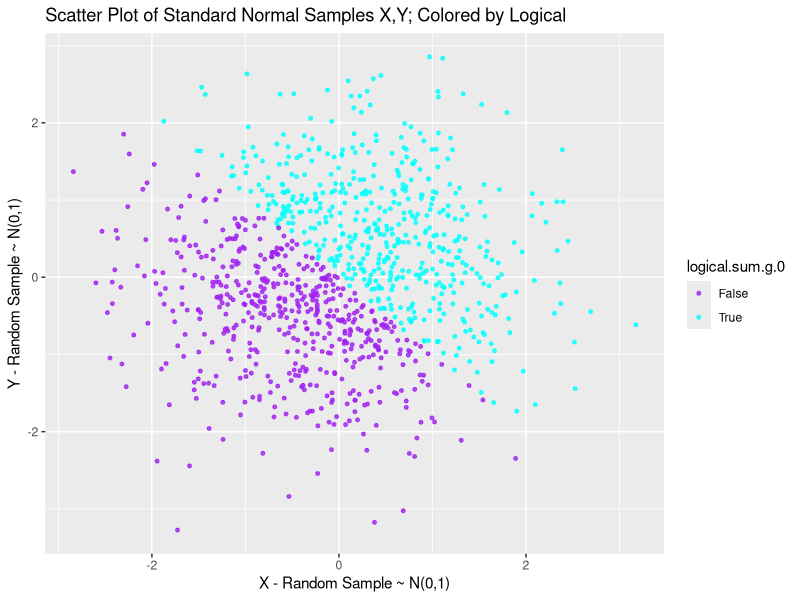
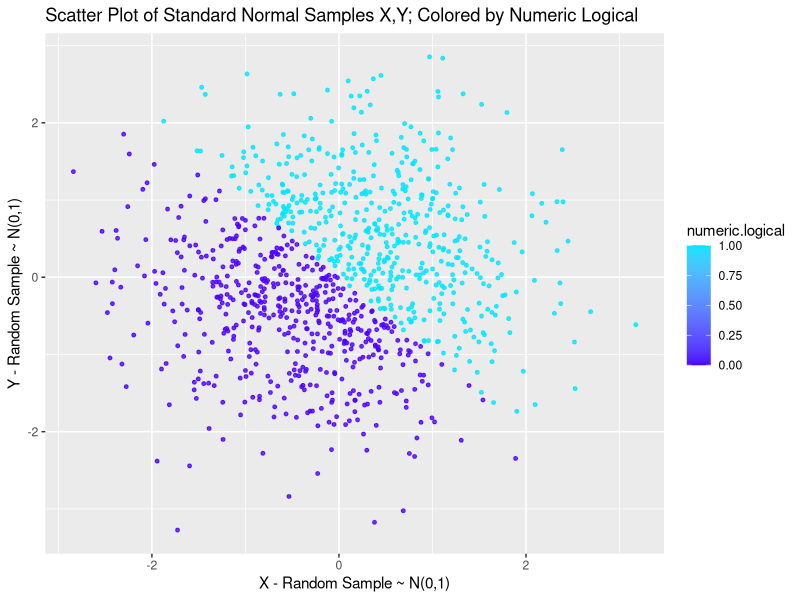
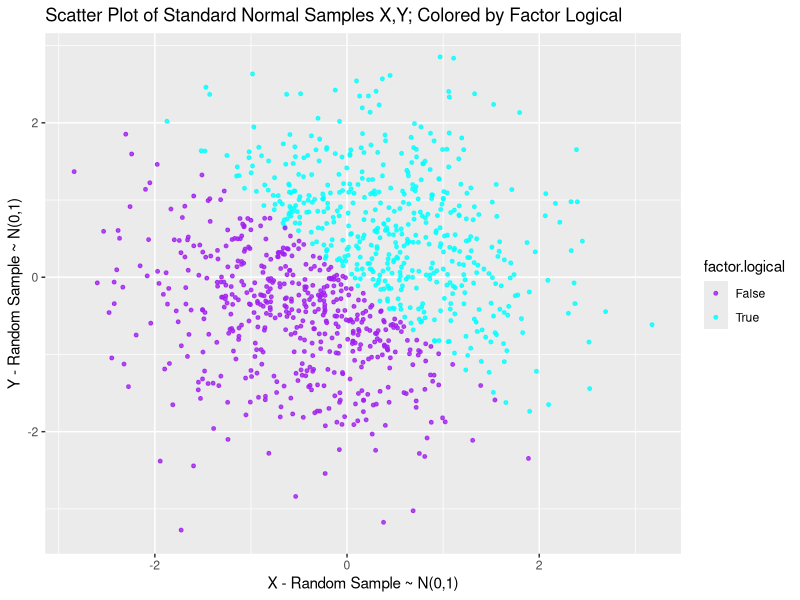
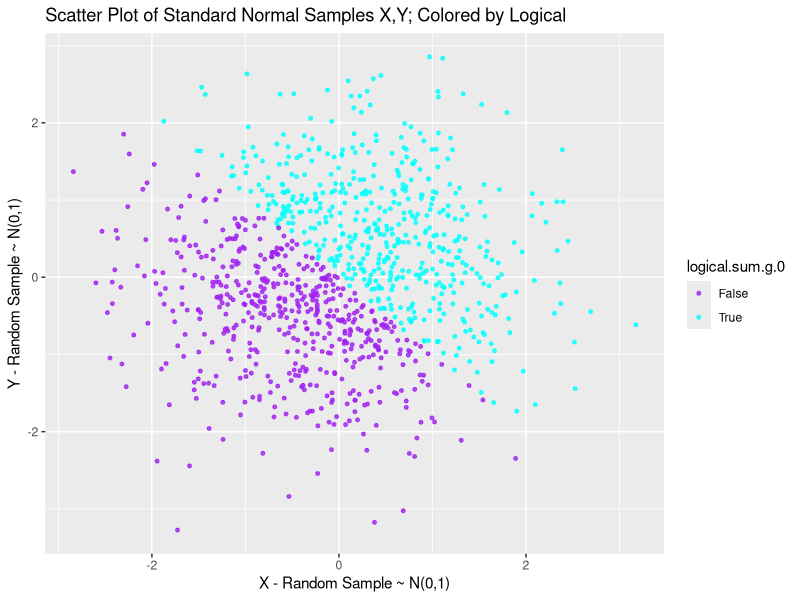

The R source for these figures, in order:
## ---- chunk 1
#Load necessary packages
library(tidyverse)
## ---- chunk 2
#Defining number of rows/observations for our variable types data frame
n.row.types.df <- 10

#Set the seed for reproducibility in random sample
set.seed(24)

#Generate a character sample using strsplit on a generic sample, need unlist to coerce to vector
char.sentence <- "The quick brown fox jumped over the lazy dog"  
char.word.sample <- unlist(strsplit(char.sentence, "[ ]"))

#Creating our data frame with rUnif(0,5), logical, character random sample, and factor vars
variable.types.df <- tibble(
  unif.sample = runif(n.row.types.df, min = 0, max = 5),                  #Random sample 10 rUnif(0,5)
  logical.unif.g.2 = ifelse(unif.sample > 2, TRUE, FALSE),                #Logical, TRUE if rUnif > 2
  char.sample = sample(char.word.sample, n.row.types.df, replace = TRUE), #Random char sample
  factor.sample = as.factor(sample(1:5, n.row.types.df, replace = TRUE))  #Random factor sample, 5 levels
)

#Check the schematics of the data frame for accuracy
str(variable.types.df)

#Visualize the first five observations
head(variable.types.df, 5)
## ---- chunk 3
#Here we use the apply function to apply the mean function to each column var
mean.variable.types <- apply(variable.types.df, 2, mean)

#Apply gives all NA's because last 2 cols are non-numeric, so will compute individually and store as vector
mean.variable.types <- with(variable.types.df, c(mean(unif.sample),
                                               mean(logical.unif.g.2),
                                               mean(char.sample),
                                               mean(factor.sample)))

#Give the vector elements the appropriate names, view the output
names(mean.variable.types) <- colnames(variable.types.df)
mean.variable.types
## ---- chunk 4
#Using the mutate function in dplyr, we will create a new df with coerced numerics
coerced.numeric.df <- variable.types.df %>%
  mutate(numeric.logical.g.2 = logical.unif.g.2 %>% as.numeric,
         numeric.char.sample = char.sample %>% as.numeric,
         numeric.factor.sample = factor.sample %>% as.numeric)

#Check out the new variables
head(coerced.numeric.df[,5:7])
## ---- chunk 5
#Creating a new data frame with variables for the aforementioned data type coercions
coerced.factor.char.df <- variable.types.df %>%
  mutate(char.coerced.factor.numeric = char.sample %>% as.factor %>% as.numeric,
         factor.coerced.char.numeric = factor.sample %>% as.character %>% as.numeric)

#Check out the new variables
head(coerced.factor.char.df[,5:6])
## ---- chunk 6
#Definine number of observations/nrows for the data frame
n.row.stdnorm.df <- 1000

#Set the seed for reproducibility of random samples
set.seed(4)

#Creating our data frame with two std norm samples, logical for sum > 0, coerced numeric and factor
standard.normal.df <- tibble(
  x = rnorm(n.row.stdnorm.df, 0, 1),                   #sample x from Z ~ N(0,1) length 1000
  y = rnorm(n.row.stdnorm.df, 0, 1),                   #sample y from Z ~ N(0,1) length 1000
  logical.sum.g.0 = ifelse((x + y) > 0, TRUE, FALSE),  #logical, TRUE if x + y > 0
  numeric.logical = logical.sum.g.0 %>% as.numeric,    #cast logical as numeric
  factor.logical = logical.sum.g.0 %>% as.factor       #cast logical as factor
)

#Check out the schematic of the df for accuracy
str(standard.normal.df)

#Visualize the df layout using first 5 observations
head(standard.normal.df, 5)
## ---- chunk 7
#Here we are making a scatter plot of x, y from standard.norm.df, colored by a logical, using ggplot2
gg.scatter.x.y.logical <- standard.normal.df %>%
  ggplot() +
  geom_point(aes(x, y, colour = logical.sum.g.0), alpha = 0.8, size = 1) +
    scale_colour_manual(values = c("purple", "cyan"),
                      labels = expression("False", "True")) +
  ylab("Y - Random Sample ~ N(0,1)") +
  xlab("X - Random Sample ~ N(0,1)") +
  ggtitle("Scatter Plot of Standard Normal Samples X,Y; Colored by Logical")

#Let's take a look at the plot
gg.scatter.x.y.logical

#Let's also save the first scatterplot for later using ggsave
ggsave(file = "standard_normal_scatter_x_y_logical.jpg", plot = gg.scatter.x.y.logical)

#Here we are making the same scatter of x, y; but are coloring observations by casting logical as numeric
gg.scatter.x.y.numeric <- standard.normal.df %>%
  ggplot() +
  geom_point(aes(x, y, color = numeric.logical), alpha = 0.8, size = 1) +
  scale_colour_gradientn(colours = topo.colors(2)) +
  ylab("Y - Random Sample ~ N(0,1)") +
  xlab("X - Random Sample ~ N(0,1)") +
  ggtitle("Scatter Plot of Standard Normal Samples X,Y; Colored by Numeric Logical")

#Let's take a look at the plot
gg.scatter.x.y.numeric

#Here we are doing the same as above, but coloring by casting logical as factor 
gg.scatter.x.y.factor <- standard.normal.df %>%
  ggplot() +
  geom_point(aes(x, y, color = factor.logical), alpha = 0.8, size = 1) +
  scale_colour_manual(values = c("purple", "cyan"),
                      labels = expression("False", "True")) +
  ylab("Y - Random Sample ~ N(0,1)") +
  xlab("X - Random Sample ~ N(0,1)") +
  ggtitle("Scatter Plot of Standard Normal Samples X,Y; Colored by Factor Logical")

#Let's take a look at the plot
gg.scatter.x.y.factor
